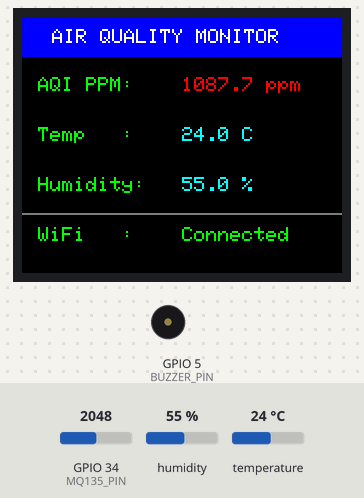
A sketch run on a simulated ESP32. Parts: 160×128 colour display, buzzer (waves = sounding, pin HIGH). The inputs (shaded band) are chosen by the test bench; at power-on: GPIO 34 (MQ135_PIN) = 2048, humidity 55 %, temperature 24 °C. WiFi joins after 1.5 s; servers stay silent unless stated; uploads are accepted with an empty reply; what the sketch prints to the serial monitor is not drawn.

Above: at 3.3 s.
3.4 s: GPIO 34 (MQ135_PIN) set to 803
At 5.0 s:
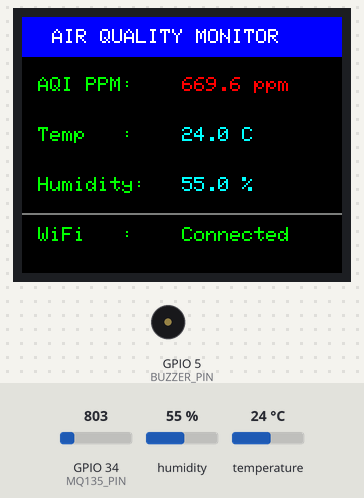
6.1 s: GPIO 34 (MQ135_PIN) set to 679
At 7.3 s:
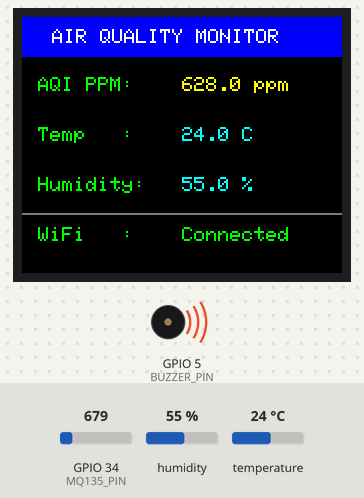
8.8 s: GPIO 34 (MQ135_PIN) set to 1228
At 11.4 s:
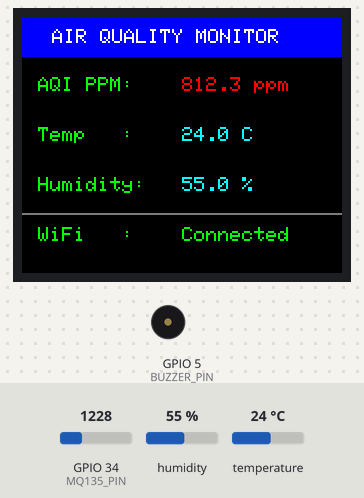
11.7 s: humidity set to 22 %
At 12.8 s:
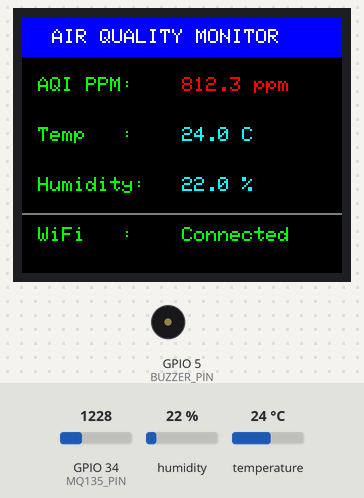
14.4 s: temperature set to 12 °C
At 17.0 s:
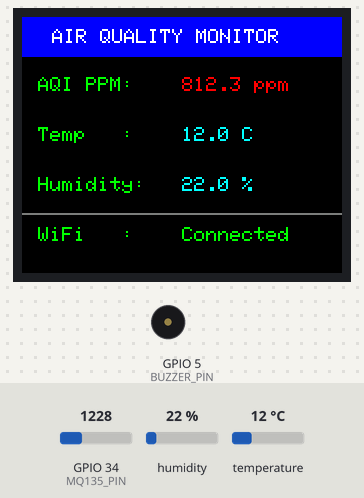
17.7 s: humidity set to 40 %
At 21.3 s:
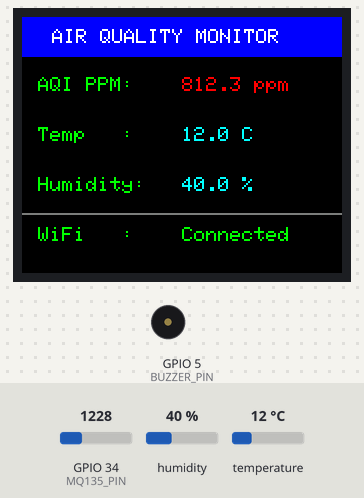
Timing chart, 0 to 22.7 s (numbered marks = the images above; inputs shaded):
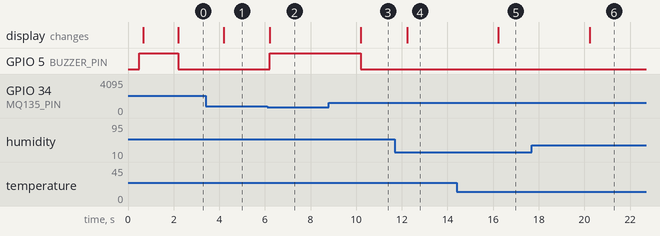

The sketch:

esp32_air_quality.ino
```cpp
/*
 * Stage 3: ESP32 Air Quality Monitoring Firmware
 * Project: Cloud-Based Air Quality Monitoring System with Automated Physical Alert
 *
 * Hardware Pinout:
 * - MQ135: GPIO34 (ADC1_CH6 via 10k + 15k voltage divider)
 * - DHT11: GPIO16
 * - ST7735 TFT: CS=15, RESET=2, DC=4, MOSI=23, SCK=18
 * - Active Buzzer: GPIO17 (3.3V VCC, Active HIGH)
 */

#include <WiFi.h>
#include <HTTPClient.h>
#include <WiFiClientSecure.h>
#include <Adafruit_GFX.h>
#include <Adafruit_ST7735.h>
#include <SPI.h>
#include <DHT.h>
#include <ArduinoJson.h>

// ====================================================================
// USER CONFIGURATION (FILL IN YOUR CREDENTIALS & PREFERENCES)
// ====================================================================
const char* WIFI_SSID     = "a";       // <--- WiFi SSID
const char* WIFI_PASSWORD = "123abc123";   // <--- WiFi Password

const char* SUPABASE_URL  = "https://ppvtqsyhiuabvxjtxtyp.supabase.co/rest/v1/sensor_data";
const char* SUPABASE_KEY  = "sb_publishable_DJxaBgoKqZaKefyxaZJ8jQ_UwPO3br6";

#define AQI_ALARM_THRESHOLD 650.0f  // AQI PPM threshold to sound local buzzer (Normal air ~400 PPM)
#define BUZZER_ACTIVE_HIGH  false   // Active LOW buzzer: LOW = Sound ON, HIGH = Quiet

// ====================================================================
// HARDWARE PIN DEFINITIONS
// ====================================================================
#define MQ135_PIN        34   // Input-only pin (ADC1)
#define DHTPIN           16   // DHT11 Data Pin
#define DHTTYPE          DHT11
#define BUZZER_PIN       5    // Active Buzzer Pin

// ST7735 TFT Pins (Hardware VSPI)
#define TFT_CS           15
#define TFT_RST          2
#define TFT_DC           4
#define TFT_MOSI         23
#define TFT_SCLK         18

// ====================================================================
// SYSTEM CONSTANTS & TIMING INTERVALS (millis)
// ====================================================================
const unsigned long SENSOR_INTERVAL   = 2000;   // Read sensors every 2 sec
const unsigned long DISPLAY_INTERVAL  = 1000;   // Refresh display every 1 sec
const unsigned long SUPABASE_INTERVAL = 12000;  // POST to Supabase every 12 sec

// ====================================================================
// GLOBAL OBJECTS & STATE VARIABLES
// ====================================================================
Adafruit_ST7735 tft = Adafruit_ST7735(TFT_CS, TFT_DC, TFT_RST);
DHT dht(DHTPIN, DHTTYPE);

unsigned long lastSensorTime   = 0;
unsigned long lastDisplayTime  = 0;
unsigned long lastSupabaseTime = 0;

float currentAQI = 0.0f;
float currentTemp = 0.0f;
float currentHumidity = 0.0f;
bool buzzerTriggered = false;

// ====================================================================
// HELPER FUNCTIONS
// ====================================================================

// MQ135 ADC to PPM conversion with Voltage Divider adjustment (10k + 15k)
float readMQ135PPM() {
    int rawADC = analogRead(MQ135_PIN);

    // ESP32 ADC: 0 - 4095 for 0 - 3.3V
    float voltageAtPin = (rawADC / 4095.0f) * 3.3f;

    // Voltage divider ratio: V_pin = V_sensor * (15k / (10k + 15k)) = V_sensor * 0.6
    // Therefore V_sensor = V_pin / 0.6
    float sensorVoltage = voltageAtPin / 0.6f;

    // Approximate PPM curve mapping for MQ135 Air Quality PPM
    // (Standard ambient air 400ppm baseline to 1000+ ppm high contamination)
    float ppm = 400.0f + (sensorVoltage * 250.0f);
    if (ppm < 0) ppm = 0;
    return ppm;
}

// Draw static UI background once to avoid flicker
void initDisplayLayout() {
    tft.initR(INITR_BLACKTAB);  // Standard 1.8" ST7735 screen tab
    tft.setRotation(1);         // Landscape orientation
    tft.fillScreen(ST7735_BLACK);

    // Header Banner
    tft.fillRect(0, 0, 160, 20, ST7735_BLUE);
    tft.setTextColor(ST7735_WHITE);
    tft.setTextSize(1);
    tft.setCursor(15, 6);
    tft.print("AIR QUALITY MONITOR");

    // Labels (Drawn once)
    tft.setTextColor(ST7735_GREEN);
    tft.setCursor(8, 30);
    tft.print("AQI PPM:");

    tft.setCursor(8, 55);
    tft.print("Temp   :");

    tft.setCursor(8, 80);
    tft.print("Humidity:");

    tft.setCursor(8, 105);
    tft.print("WiFi   :");

    // Divider Line (16-bit RGB565 Dark Grey: 0x7BEF)
    tft.drawFastHLine(0, 98, 160, 0x7BEF);
}

// Update value fields without full screen redraw (flicker-free)
void updateDisplayValues() {
    tft.setTextSize(1);

    // 1. AQI PPM Value
    if (currentAQI >= AQI_ALARM_THRESHOLD) {
        tft.setTextColor(ST7735_RED, ST7735_BLACK);
    } else {
        tft.setTextColor(ST7735_YELLOW, ST7735_BLACK);
    }
    tft.setCursor(80, 30);
    tft.print(currentAQI, 1);
    tft.print(" ppm   ");

    // 2. Temperature Value
    tft.setTextColor(ST7735_CYAN, ST7735_BLACK);
    tft.setCursor(80, 55);
    tft.print(currentTemp, 1);
    tft.print(" C   ");

    // 3. Humidity Value
    tft.setTextColor(ST7735_CYAN, ST7735_BLACK);
    tft.setCursor(80, 80);
    tft.print(currentHumidity, 1);
    tft.print(" %   ");

    // 4. WiFi Status
    tft.setCursor(80, 105);
    if (WiFi.status() == WL_CONNECTED) {
        tft.setTextColor(ST7735_GREEN, ST7735_BLACK);
        tft.print("Connected   ");
    } else {
        tft.setTextColor(ST7735_RED, ST7735_BLACK);
        tft.print("Connecting..");
    }
}

// Connect or maintain WiFi connection
void checkWiFiConnection() {
    if (WiFi.status() == WL_CONNECTED) return;

    Serial.print("[WiFi] Connecting to: ");
    Serial.println(WIFI_SSID);

    WiFi.begin(WIFI_SSID, WIFI_PASSWORD);

    int timeout = 0;
    while (WiFi.status() != WL_CONNECTED && timeout < 20) { // Wait up to 10 seconds
        delay(500);
        Serial.print(".");
        timeout++;
    }

    if (WiFi.status() == WL_CONNECTED) {
        Serial.println("\n[WiFi] Connected successfully!");
        Serial.print("[WiFi] IP Address: ");
        Serial.println(WiFi.localIP());
    } else {
        Serial.print("\n[WiFi] Connection timed out. Status code: ");
        Serial.println(static_cast<int>(WiFi.status()));
        Serial.println("[WiFi] Check that the hotspot is 2.4 GHz and credentials match exactly.");

        int networkCount = WiFi.scanNetworks();
        Serial.printf("[WiFi] Nearby networks found: %d\n", networkCount);
        for (int networkIndex = 0; networkIndex < networkCount; networkIndex++) {
            Serial.printf(
                "[WiFi] %s | RSSI %d dBm | channel %d | encryption %d\n",
                WiFi.SSID(networkIndex).c_str(),
                WiFi.RSSI(networkIndex),
                WiFi.channel(networkIndex),
                static_cast<int>(WiFi.encryptionType(networkIndex))
            );
        }
        WiFi.scanDelete();
    }
}

// Send HTTPS POST to Supabase REST API
void postToSupabase() {
    if (WiFi.status() != WL_CONNECTED) {
        Serial.println("[Supabase] Skipped POST: No WiFi connection");
        return;
    }

    WiFiClientSecure client;
    client.setInsecure(); // Skip SSL certificate verification for lower RAM footprint

    HTTPClient http;
    if (http.begin(client, SUPABASE_URL)) {
        http.addHeader("Content-Type", "application/json");
        http.addHeader("apikey", SUPABASE_KEY);
        http.addHeader("Authorization", String("Bearer ") + SUPABASE_KEY);
        http.addHeader("Prefer", "return=minimal");

        // Build JSON Payload using ArduinoJson
        StaticJsonDocument<200> doc;
        doc["aqi_ppm"]          = currentAQI;
        doc["temperature"]      = currentTemp;
        doc["humidity"]         = currentHumidity;
        doc["buzzer_triggered"] = buzzerTriggered;

        String jsonPayload;
        serializeJson(doc, jsonPayload);

        Serial.print("[Supabase] POSTing payload: ");
        Serial.println(jsonPayload);

        int httpResponseCode = http.POST(jsonPayload);

        if (httpResponseCode > 0) {
            Serial.printf("[Supabase] Response code: %d\n", httpResponseCode);
        } else {
            Serial.printf("[Supabase] POST failed, error: %s\n", http.errorToString(httpResponseCode).c_str());
        }

        http.end();
    } else {
        Serial.println("[Supabase] Unable to connect to server endpoint");
    }
}

// ====================================================================
// SETUP FUNCTION
// ====================================================================
void setup() {
    Serial.begin(115200);
    delay(500);
    Serial.println("\n--- Starting Air Quality ESP32 System ---");

    // Initialize Pins
    pinMode(BUZZER_PIN, OUTPUT);
    digitalWrite(BUZZER_PIN, BUZZER_ACTIVE_HIGH ? LOW : HIGH);
    pinMode(MQ135_PIN, INPUT);

    // Initialize Sensors & Display
    dht.begin();
    initDisplayLayout();

    // Start WiFi
    WiFi.mode(WIFI_STA);
    WiFi.setSleep(false);
    checkWiFiConnection();
}

// ====================================================================
// MAIN LOOP (NON-BLOCKING millis() TIMING)
// ====================================================================
void loop() {
    unsigned long currentMillis = millis();

    // Loop Task 1: Sensor Readings (Every 2 seconds)
    if (currentMillis - lastSensorTime >= SENSOR_INTERVAL) {
        lastSensorTime = currentMillis;

        // 1. Read MQ135
        currentAQI = readMQ135PPM();

        // 2. Read DHT11 with NaN protection
        float tempVal = dht.readTemperature();
        float humVal  = dht.readHumidity();

        if (!isnan(tempVal)) {
            currentTemp = tempVal;
        } else {
            Serial.println("[DHT11] Warning: Temperature read error (NaN), retaining previous value");
        }

        if (!isnan(humVal)) {
            currentHumidity = humVal;
        } else {
            Serial.println("[DHT11] Warning: Humidity read error (NaN), retaining previous value");
        }

        // 3. Immediate local alert check
        if (currentAQI >= AQI_ALARM_THRESHOLD) {
            digitalWrite(BUZZER_PIN, BUZZER_ACTIVE_HIGH ? HIGH : LOW);
            buzzerTriggered = true;
            Serial.println("[ALERT] AQI Threshold EXCEEDED! Buzzer ACTIVE.");
        } else {
            digitalWrite(BUZZER_PIN, BUZZER_ACTIVE_HIGH ? LOW : HIGH);
            buzzerTriggered = false;
        }
    }

    // Loop Task 2: Update TFT Screen (Every 1 second)
    if (currentMillis - lastDisplayTime >= DISPLAY_INTERVAL) {
        lastDisplayTime = currentMillis;
        updateDisplayValues();
    }

    // Loop Task 3: POST to Supabase (Every 12 seconds)
    if (currentMillis - lastSupabaseTime >= SUPABASE_INTERVAL) {
        lastSupabaseTime = currentMillis;
        checkWiFiConnection();
        postToSupabase();
    }
}
```

Measured:
- the behaviour switches between 745 and 744 on GPIO 34 (MQ135_PIN) (found by bisection; images 1 and 2)
- after the input at 3.4 s, the display: changes after 0.79 s (image 1)
- after the input at 6.1 s, GPIO 5 (BUZZER_PIN): LOW → HIGH after 0.10 s; the display: changes after 0.11 s (image 2)
- after the input at 8.8 s, GPIO 5 (BUZZER_PIN): HIGH → LOW after 1.4 s; the display: changes after 1.4 s (image 3)
- after the input at 11.7 s, the display: changes after 0.53 s (image 4)
- after the input at 14.4 s, the display: changes after 1.8 s (image 5)
- after the input at 17.7 s, the display: changes after 2.5 s (image 6)
